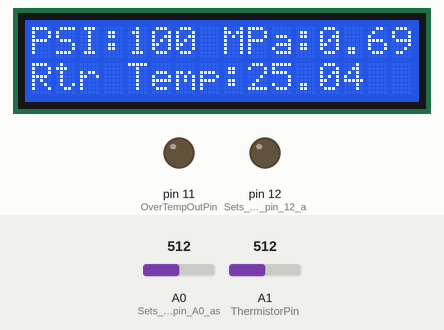
This sketch was run on a simulated Arduino Uno, built with avr-gcc and run on an emulated ATmega328P. Shown: 16×2 character LCD, output pins drawn as LEDs (lit = HIGH). The test bench sets the inputs (shaded band); at power-on: A0 (Sets_the_analog_pin_A0_as) = 512, A1 (ThermistorPin) = 512.

Above: at 1.3 s.
1.4 s: A0 (Sets_the_analog_pin_A0_as) set to 524
At 3.6 s:
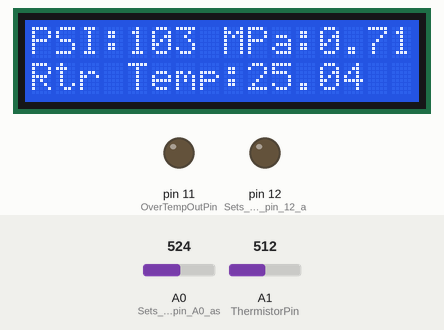
4.1 s: A0 (Sets_the_analog_pin_A0_as) set to 550
At 6.9 s:
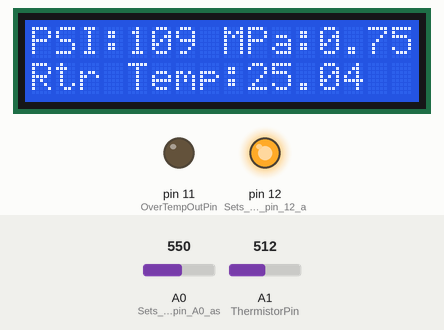
7.6 s: A1 (ThermistorPin) set to 716
At 9.9 s:
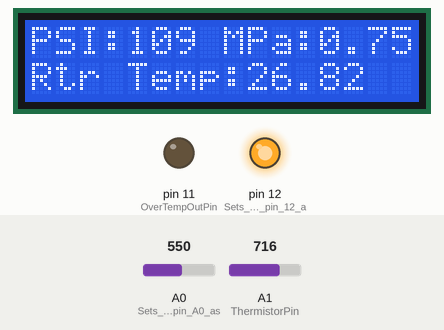
12.2 s: A1 (ThermistorPin) set to 900
At 14.0 s:
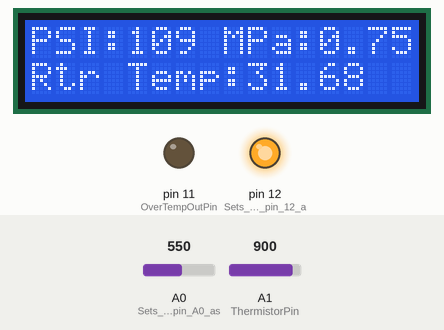
16.2 s: A0 (Sets_the_analog_pin_A0_as) set to 511
At 18.2 s:
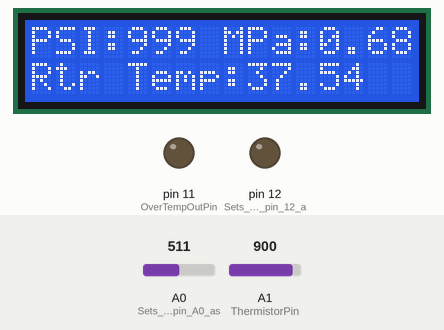
20.2 s: A1 (ThermistorPin) set to 926
At 25.1 s:
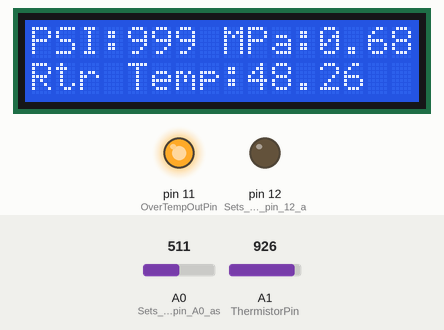
Timing chart, 0 to 26.6 s (numbered marks = the images above; inputs shaded):
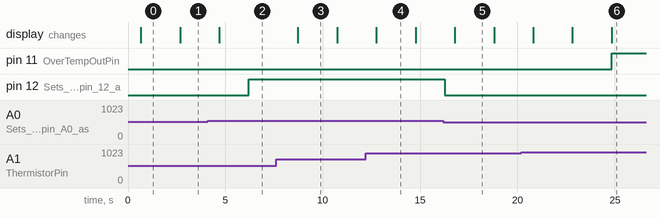

Measured:
- the behaviour switches between 531 and 532 on A0 (Sets_the_analog_pin_A0_as) (found by bisection; images 1 and 2)
- the behaviour switches between 918 and 919 on A1 (ThermistorPin) (found by bisection; images 5 and 6)
- after the input at 1.4 s, the display: changes after 1.3 s (image 1)
- after the input at 4.1 s, pin 12 (Sets_the_digital_pin_12_a): LOW → HIGH after 2.1 s; the display: changes after 0.59 s (image 2)
- after the input at 7.6 s, the display: changes after 1.1 s (image 3)
- after the input at 16.2 s, pin 12 (Sets_the_digital_pin_12_a): HIGH → LOW after 0.07 s
- after the input at 20.2 s, pin 11 (OverTempOutPin): LOW → HIGH after 4.6 s instead of 6.7 s

The sketch:

pressure-temp_monitor.ino
```cpp
// Main presure transducer
// This subroutine ensure pressure is within range and a delay is added to avoid nuisance signals due to transient pressure spikes
// If ANALOG voltage to "IN" pin A0 are under 2.2 (84 PSI) and above 2.6 (105 PSI) volts for more than 1 sec
// then OUTPUT pin 12 is turned on (HIGH),
// IN/OUT pins, voltage and time are variables that can to be adjusted.
// The voltage is set based on the characteristics of the tranducer
//#define A0 A0
//#define A1 A1
#include <Wire.h>
#include <LiquidCrystal_I2C.h>
#include <Ewma.h> // Library that contains Exponentially Weighted Moving Average filter
// variables for pressure trigger
long PressureOutOfLimitTime = 0; // Variable to keep track of the time the PressureOutOfLimit  has been on
boolean isPressureOutOfLimit  = false; // Flag to check if PressureOutOfLimit  is currently on
// variables for LCD pressure readout
int PressureSensor = 0;
int TempSensor = 0;
int LCDPSI = 0;
int A0Voltage = 0;
int RelayDelay = 0;
//variables for Thermistor
// Watch video in the following link https://www.circuitbasics.com/arduino-thermistor-temperature-sensor-tutorial/
//(https://www.thinksrs.com/downloads/programs/therm%20calc/ntccalibrator/ntccalculator.html)
Ewma adcFilter1(0.1);   // Less smoothing - faster to detect changes, but more prone to noise
//Ewma adcFilter2(0.01);  // More smoothing - less prone to noise, but slower to detect changes
int OverTempOutPin = 11; // pin to send overtem signal to out pin 11
int ThermistorPin = A1;//input pin A1
int Vo;
float R1 = 10000;
float logR2, R2, T, Tc, Tf;
float c1 = 1.123321447e-03, c2 = 2.361026530e-04, c3 = 0.7181364528e-07;//values are from Thermosister calculator
LiquidCrystal_I2C lcd_1(0x27,16,2);  // run ic2_scanner sketch and get the IC2 address, which is 0x27 in my case,it could be 0x3f in many cases

void setup() {
// setup for pressure trigger
  pinMode(12, OUTPUT); // Sets the digital pin 12 as output (for the PressureOutOfLimit )
  pinMode(A0, INPUT); // Sets the analog pin A0 as input (for the Pressure transducer)
// setup for LCD pressure readout
  lcd_1.init();
  lcd_1.backlight();
  lcd_1.begin(16, 2);
  //pinMode(A0, INPUT);
  lcd_1.setCursor(0, 0);
  lcd_1.print("PSI:");
  lcd_1.setCursor(8, 0);
  lcd_1.print("MPa:");
  lcd_1.setCursor(0, 1);
  lcd_1.print("Rtr Temp:");
 //setup for Thermistor readout (Line 35-42 are to set the LCD screen for bothtemp and press display)
  pinMode(A1, INPUT);
  pinMode(11, OUTPUT);
  lcd_1.print("C");
}


void loop() {
// loop for pressure trigger
  int sensorValue = analogRead(A0); // Reads the value from the potentiometer
  float voltage = sensorValue * 5.0 / 1023.0; // Converts the value to voltage

// Check if the voltage is under 2.1 or over 2.6 volts. The || separates the voltage checking operation above and below the voltage.
  if (voltage <= 2.1 || voltage >= 2.6) {
    if (!isPressureOutOfLimit ) { // If the PressureOutOfLimit  is not already on, record the current time
      PressureOutOfLimitTime = millis();
      isPressureOutOfLimit  = true;
    } else if (millis() - PressureOutOfLimitTime >= 1500) { // PressureOutOfLimit  has been on for more than 1.5 second
      digitalWrite(12, HIGH); // Turn on the Pressure relay
    }
  } else {
    isPressureOutOfLimit  = false; // Reset the PressureOutOfLimit  on flag
    digitalWrite(12, LOW); // Turn off the pressure relay
  }
  // Loop for LCD pressure readout
PressureSensor = analogRead(A0);
  delay(500); // Wait for 500 millisecond(s)
  LCDPSI = map(PressureSensor, 102, 921, 0, 200);//converts voltage to PSI
  lcd_1.setCursor(4, 0);
  lcd_1.print (LCDPSI);
  lcd_1.setCursor(12, 0);
  lcd_1.print ((LCDPSI)*0.00689476);// converts PSI to Mpa)

  //Loop for Thermistor
   int raw = analogRead(ThermistorPin); // Raw reading
   float filtered1 = adcFilter1.filter(raw); // uses EWMA filter
Vo = filtered1; //Takes the filtered value to use in the formula
 //Vo = analogRead(ThermistorPin); Old code before filter
  R2 = R1 * (1023.0 / (float)Vo - 1.0);
  logR2 = log(R2);
  T = (1.0 / (c1 + c2*logR2 + c3*logR2*logR2*logR2));
  Tc = T - 273.15;
  Tf = (Tc * 9.0)/ 5.0 + 32.0;

  lcd_1.setCursor(9, 1); //temp to LCD
  //lcd_1.print("Temp = ");
  lcd_1.print(Tc);
  //lcd_1.print(" C");

if (Tc > 48) {   // temp setting in deg C that triggers output to turn on
digitalWrite (OverTempOutPin, HIGH);
}
else {
digitalWrite (OverTempOutPin, LOW);
}
  delay(1500);
  //lcd_1.clear();
}
```
